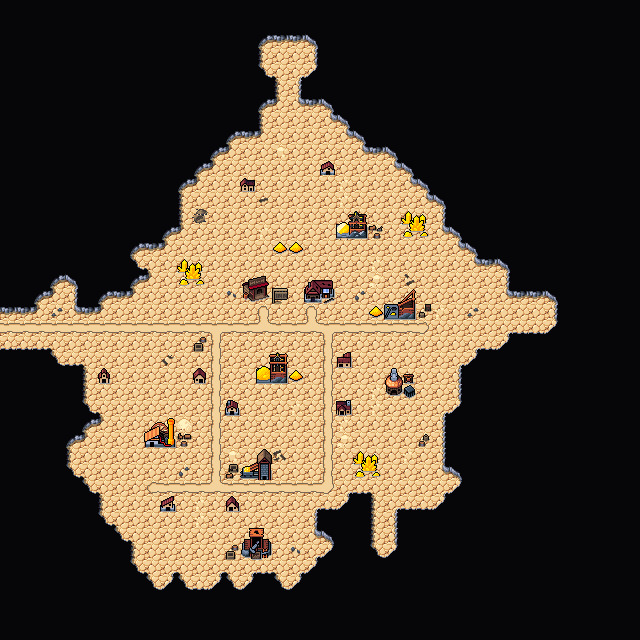

Tiled map render using the project's own tile images. Description and the map definition, with tile-layer contents summarised, below:
An orthogonal 40x40 tile map with 16x16 px tiles, 4 tile layers (Collision, Background, Walls, Clutter), 2 tilesets and 20 objects.

<map version="1.5" tiledversion="1.7.2" orientation="orthogonal" renderorder="right-down" width="40" height="40" tilewidth="16" tileheight="16" infinite="0" nextlayerid="7" nextobjectid="79">
 <editorsettings>
  <export target="wastetown..tmx" format="tmx" />
 </editorsettings>
 <tileset firstgid="1" source="../../../../common/maps/tileset/main.tsx" />
 <tileset firstgid="3477" source="../../../../common/maps/tileset/buildings.tsx" />
 <layer id="6" name="Collision" width="40" height="40">
  <data>[1600 cells, 50 non-empty, 1 distinct tile ids]</data>
 </layer>
 <layer id="1" name="Background" width="40" height="40">
  <data>[1600 cells, 1600 non-empty, 1 distinct tile ids]</data>
 </layer>
 <layer id="2" name="Walls" width="40" height="40">
  <data>[1600 cells, 1127 non-empty, 18 distinct tile ids]</data>
 </layer>
 <layer id="3" name="Clutter" width="40" height="40">
  <properties>
   <property name="spriteLayer" type="bool" value="true" />
  </properties>
  <data>[1600 cells, 156 non-empty, 77 distinct tile ids]</data>
 </layer>
 <objectgroup id="4" name="Objects">
  <object id="59" template="../../../../common/maps/obj/door_right.tx" x="1" y="336.333">
   <properties>
    <property name="teleport" value="../Shandalar Old Border/maps/map/cave/cave_multilevel_4/cave_23B9.tmx" />
    <property name="teleportObjectId" value="60" />
   </properties>
  </object>
  <object id="60" template="../../../../common/maps/obj/inn.tx" x="240.667" y="304.667" />
  <object id="61" template="../../../../common/maps/obj/shop.tx" x="304.333" y="305" />
  <object id="62" template="../../../../common/maps/obj/treasure.tx" x="377" y="551.5" />
  <object id="63" template="../../../../common/maps/obj/gold.tx" x="377.273" y="533.682" />
  <object id="64" template="../../../../common/maps/obj/treasure.tx" x="532.75" y="331.75" />
  <object id="65" template="../../../../common/maps/obj/gold.tx" x="533.25" y="312.5" />
  <object id="66" template="../../../../common/maps/obj/treasure.tx" x="271" y="58.75" />
  <object id="67" template="../../../../common/maps/obj/gold.tx" x="291" y="57.6667" />
  <object id="68" template="../../../../common/maps/obj/gold.tx" x="153" y="587" />
  <object id="69" template="../../../../common/maps/obj/enemy.tx" x="80" y="350">
   <properties>
    <property name="enemy" value="Golem" />
   </properties>
  </object>
  <object id="70" template="../../../../common/maps/obj/enemy.tx" x="279.5" y="97.5">
   <properties>
    <property name="enemy" value="Dwarf" />
   </properties>
  </object>
  <object id="71" template="../../../../common/maps/obj/enemy.tx" x="512" y="323">
   <properties>
    <property name="enemy" value="Dwarf" />
   </properties>
  </object>
  <object id="72" template="../../../../common/maps/obj/enemy.tx" x="377" y="514.5">
   <properties>
    <property name="enemy" value="Dwarf" />
   </properties>
  </object>
  <object id="73" template="../../../../common/maps/obj/enemy.tx" x="192" y="316.5">
   <properties>
    <property name="enemy" value="Dwarf" />
   </properties>
  </object>
  <object id="74" template="../../../../common/maps/obj/enemy.tx" x="370" y="352.5">
   <properties>
    <property name="enemy" value="Dwarf" />
   </properties>
  </object>
  <object id="75" template="../../../../common/maps/obj/enemy.tx" x="355" y="197.5">
   <properties>
    <property name="enemy" value="Dwarf" />
   </properties>
  </object>
  <object id="76" template="../../../../common/maps/obj/enemy.tx" x="273" y="225.5">
   <properties>
    <property name="enemy" value="Dwarf" />
   </properties>
  </object>
  <object id="77" template="../../../../common/maps/obj/enemy.tx" x="303" y="480">
   <properties>
    <property name="enemy" value="Dwarf" />
   </properties>
  </object>
  <object id="78" template="../../../../common/maps/obj/enemy.tx" x="194" y="446.5">
   <properties>
    <property name="enemy" value="Dwarf" />
   </properties>
  </object>
 </objectgroup>
</map>
